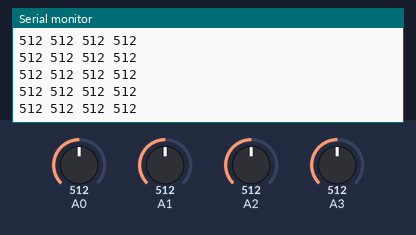
The sketch below on a simulated Arduino Uno, built with avr-gcc and run on an emulated ATmega328P. On the bench: the last lines printed to the serial monitor. The inputs (shaded band) are chosen by the test bench; at power-on: A1 = 512, A0 = 512, A2 = 512, A3 = 512.

Above: at 5.7 s.
5.8 s: A1 set to 107
At 5.84 s:
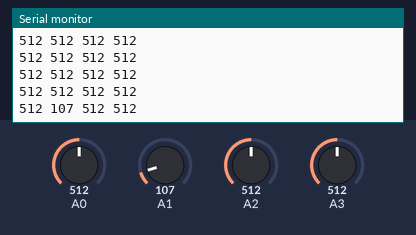
7.3 s: A1 set to 95
At 7.33 s:
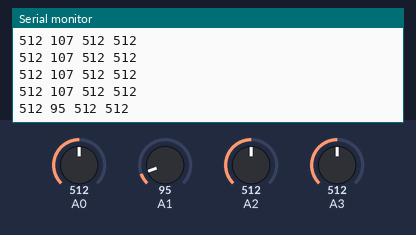
Timing chart, 0 to 10.3 s (numbered marks = the images above; inputs shaded):
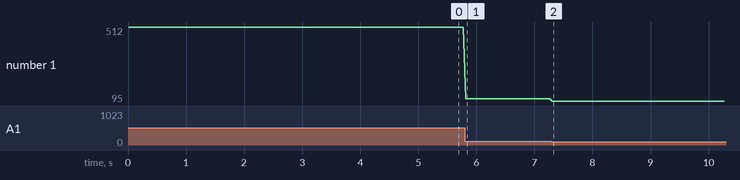

Measured:
- after the input at 5.8 s, the serial monitor: prints a new line at once (image 1)
- after the input at 7.3 s, the serial monitor: prints a new line at once (image 2)
- plotted number 1: 512 → 107 after the input at 5.8 s, 107 → 95 after the input at 7.3 s

The sketch:

ArduinoReadVolume.ino
```cpp
/*

Written by Devon Bray - www.esologic.com
Use with permission only
9/21/2016

Edited by Andrew Chase Rosen
4/21/2019

*/

#define NUMAPPS 3
#define NUMPINS 4
#define NUMSMOOTHS 100

int input_pins[4] = {0, 1, 2, 3};


void setup()
{
  Serial.begin(9600);
}

void loop() {

  // Initialize variables.
  int smoothed_val;
  int target_pin;
  long int running_average;

  for (int index = 0 ; index < NUMPINS; index++)
  {
    target_pin = input_pins[index];
    running_average = 0;
    for (int smoothing_index = 0; smoothing_index < NUMSMOOTHS; smoothing_index++)
    {
      running_average += analogRead(target_pin);
    }

    smoothed_val = (int)(running_average / NUMSMOOTHS);

    Serial.print(smoothed_val);

    if (index < NUMPINS - 1)
    {
      Serial.print(" ");
    }
    else
    {
      Serial.print("\n");
    }
  }
}
```
